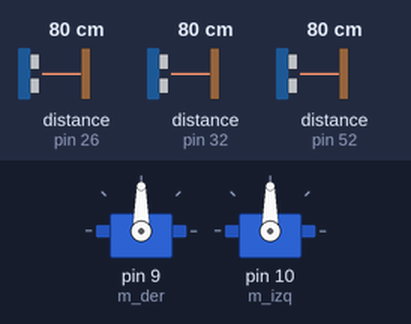
A sketch run on a simulated Arduino Mega 2560, built with avr-gcc and run on an emulated ATmega2560. Shown: 2 × servo. Wiring (inferred from the names in the program): 3 × ultrasonic range finder: trigger pin 27, echo pin 26 / trigger pin 33, echo pin 32 / trigger pin 53, echo pin 52. The test bench sets the inputs (shaded band); at power-on: distance to the obstacle (sensors on pin 26, pin 32, pin 52) 80 cm. The echo pulse lasts 58.3 µs per cm.

Above: at 1.2 s.
1.3 s: distance to the obstacle (sensor on pin 26) set to 33 cm
2.8 s: distance to the obstacle (sensor on pin 26) set to 28 cm
At 4.0 s:
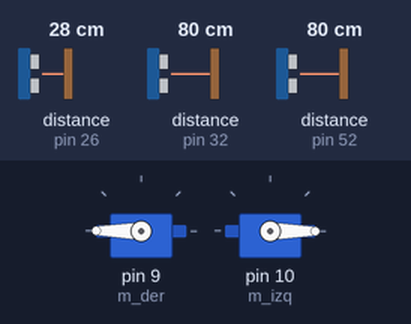
4.3 s: distance to the obstacle (sensor on pin 32) set to 12 cm
5.8 s: distance to the obstacle (sensor on pin 32) set to 9 cm
At 8.4 s:
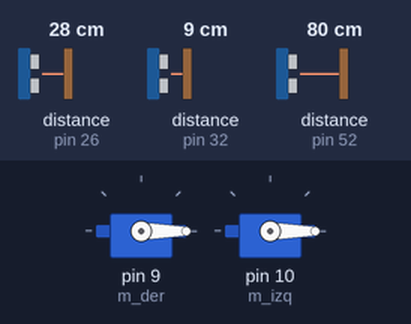
Timing chart, 0 to 9.8 s (numbered marks = the images above; inputs shaded):
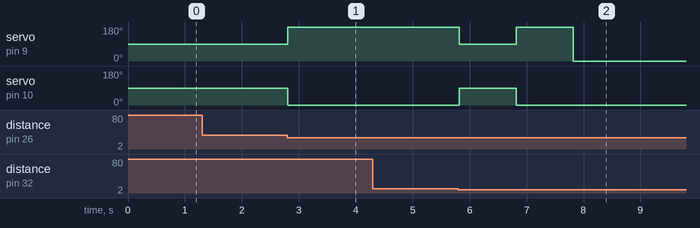

The sketch:

Maze_v1.ino
```cpp
#include <Servo.h>

/*  Ultrasónicos  */
const int trig_D = 33;
const int echo_D = 32;
const int trig_R = 53;
const int echo_R = 52;
const int trig_L = 27;
const int echo_L = 26;

/*  Motores  */
Servo m_der;
Servo m_izq;

/*  Distancia de paredes  */
const int p_d = 6;
const int p_l = 6;

/*  Variable de paredes  */
int adelante = 0;
int derecha = 0;
int izquierda = 0;

long D = 0;
long R = 0;
long L = 0;

void setup() {
  /*  Ultrasónicos  */
  pinMode(trig_D, OUTPUT);    //Delantero
  pinMode(echo_D, INPUT);
  digitalWrite(trig_D,LOW);
  pinMode(trig_R, OUTPUT);    //Derecho
  pinMode(echo_R, INPUT);
  digitalWrite(trig_R,LOW);
  pinMode(trig_L, OUTPUT);    //Izquierdo
  pinMode(echo_L, INPUT);
  digitalWrite(trig_L,LOW);

  /*  Motores  */
  m_der.attach(9);
  m_izq.attach(10);
}

void loop() {
  /*  Lecturas  */
  Leer();

  /*  << Funcionamiento >>  */

  /*
      |       |     |       |
      |   1   |     |   1   |
      |0     0|     |0     1
      |       |     |       |
  */
  if( ((adelante==1) && (izquierda==0) && (derecha==0)) || ((adelante==1) && (izquierda==0) && (derecha==1)) ){
    moverse(1,1);       //Moverse hacia adelante
  }

  /*
      |-------|
      |   0   |
      |0     1
      |       |
  */
  if( ((adelante==0) && (izquierda==0) && (derecha==1)) ){
    giroD();
  }

  /*
      |-------|
      |   0   |
       1     0|
      |       |
  */
  if( ((adelante==0) && (izquierda==1) && (derecha==0)) ){
    giroI();
  }

  /*
      |-------|
      |   0   |
       1     1
      |       |
  */
  if( ((adelante==0) && (izquierda==1) && (derecha==1)) ){
    //giroI();
    moverse(0,0);
  }

  /*

          1
       1     1
      |       |
  */
  if( ((adelante==1) && (izquierda==1) && (derecha==1)) ){
    //giroI();
    moverse(0,0);
  }

  /*
      |-------|
      |   0   |
      |0     0|
      |       |
  */
  if( ((adelante==0) && (izquierda==0) && (derecha==0)) ){
    //giroU();
    moverse(0,0);
  }

}

void Leer(){
  /*  Lecturas  */
  D = ultra(trig_D,echo_D);
  R = ultra(trig_R,echo_R);
  L = ultra(trig_L,echo_L);

  /*  determinación de situación  */
  if(D<10){
    adelante=0;
  }else{
    adelante=1;
  }

  if(R<30){
    derecha=0;
  }else{
    derecha=1;
  }

  if(L<30){
    izquierda=0;
  }else{
    izquierda=1;
  }
}

/*  Función para lectura de ultrasónicos  */
long ultra(int trigPin,int echoPin){
  long t=0;
  long d=0;

  digitalWrite(trigPin,HIGH);
  delayMicroseconds(10);
  digitalWrite(trigPin,LOW);

  t=pulseIn(echoPin,HIGH);
  d = t/59;

  return d;
}

/*  Función para controlar Servo motores  */
int moverse(int vi, int vd){
  int mi = 90;
  int md = 90;

  switch(vi){
    case 1:mi=0;break;
    case 0:mi=90;break;
    case -1:mi=180;break;
  }
  switch(vd){
    case 1:md=180;break;
    case 0:md=90;break;
    case -1:md=0;break;
  }

  m_izq.write(mi);
  m_der.write(md);
}

void giroD(){
  moverse(0,0);
  delay(1000);
  moverse(1,1);
  delay(1000);
  moverse(1,-1);      //Giro a la derecha
  delay(2100);
  moverse(1,1);
  delay(1000);
  moverse(0,0);
  delay(1000);
}

void giroI(){
  moverse(0,0);
  delay(1000);
  moverse(1,1);
  delay(1000);
  moverse(-1,1);      //Giro a la izquierda
  delay(2100);
  moverse(1,1);
  delay(1000);
  moverse(0,0);
  delay(1000);
}

void giroU(){
  moverse(0,0);
  delay(800);
  moverse(-1,1);      //Giro a la izquierda
  delay(3400);
  moverse(0,0);
  delay(800);
}
```

Measured:
- the behaviour switches between 31 and 30 cm on distance to the obstacle (sensor on pin 26) (found by bisection; images 0 and 1)
- the behaviour switches between 11 and 10 cm on distance to the obstacle (sensor on pin 32) (found by bisection; images 1 and 2)
- after the input at 1.3 s, every drawn part: stays the same
- after the input at 2.8 s, servo on pin 9 (m_der): 90° → 180° at once; servo on pin 10 (m_izq): 90° → 0° at once
- after the input at 4.3 s, every drawn part: stays the same
- after the input at 5.8 s, servo on pin 9 (m_der): 180° → 90° at once, → 180° 1.0 s later, → 0° 1.0 s later; servo on pin 10 (m_izq): 0° → 90° at once, → 0° 1.0 s later
